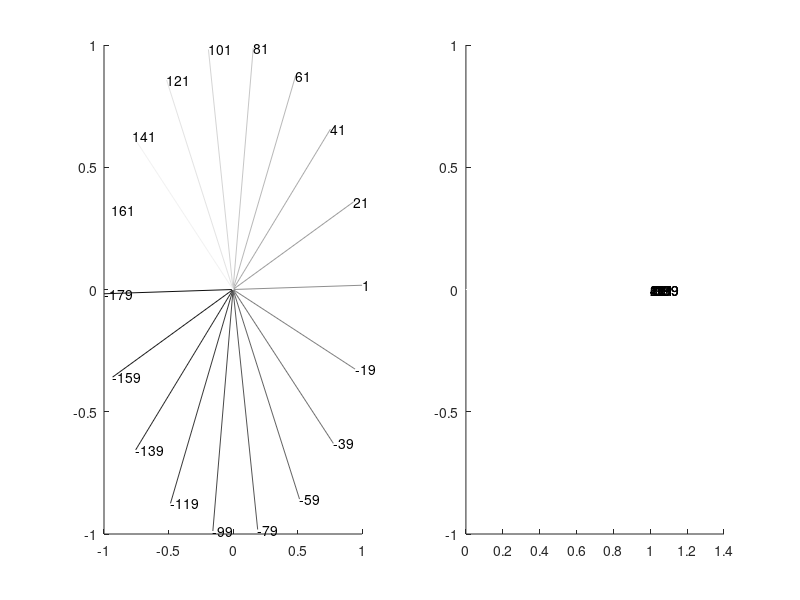

The MATLAB source for this figure:
angs = [-179:20:179]; 
figure; subplot(1, 2, 1); hold all; 
v = [cosd(angs); sind(angs)];

for i=1:length(angs)
    plot([0, v(1, i)], [0, v(2, i)], 'color', [1,1,1]*i*1/length(angs)); 
    text(v(1, i), v(2, i), num2str(angs(i)));
end

subplot(1, 2, 2); hold all; 
for i = 1:length(angs)
    a = angs(i); 
    R = [cosd(a) -sind(a);
         sind(a) cosd(a)]; 
    RT = R'; 
    
    v_ = RT*v; 
    plot([0, v_(1, i)], [0, v_(2, i)], 'color', [1,1,1]*i*1/length(angs));
    text(v_(1, i), v_(2, i), num2str(angs(i)));
end
    